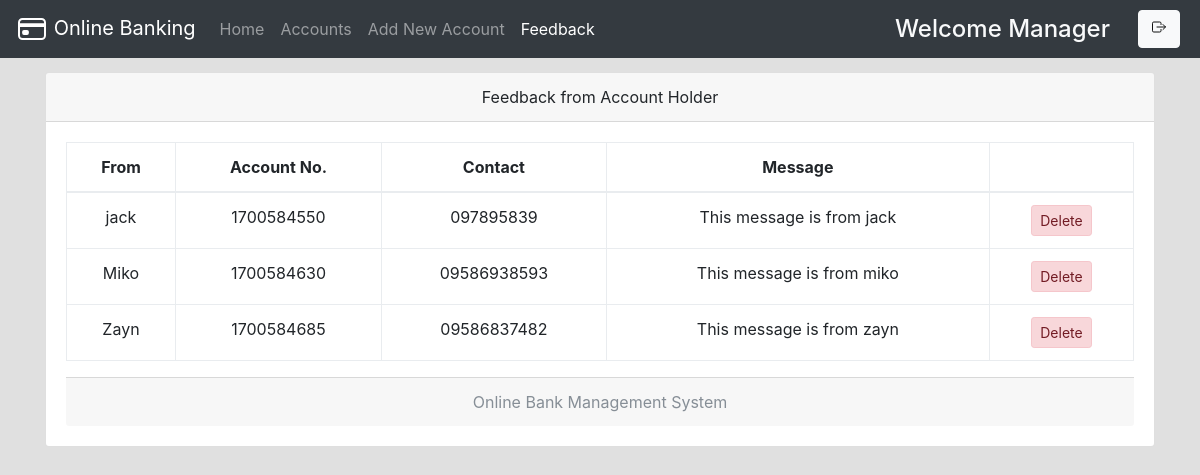
The app's page /mfeedback.php (signed in) with its own data.
### tables this page shows
CREATE TABLE `useraccounts` (
  `id` int(11) NOT NULL,
  `is_first_login` tinyint(1) NOT NULL DEFAULT 1,
  `email` text NOT NULL,
  `password` text NOT NULL,
  `name` varchar(111) NOT NULL,
  `balance` varchar(111) NOT NULL,
  `nic` varchar(111) NOT NULL,
  `number` varchar(111) NOT NULL,
  `city` varchar(111) NOT NULL,
  `address` varchar(111) NOT NULL,
  `source` varchar(111) NOT NULL,
  `accountNo` varchar(111) NOT NULL,
  `branch` varchar(111) NOT NULL,
  `accountType` varchar(111) NOT NULL,
  `date` timestamp NOT NULL DEFAULT current_timestamp()
);

CREATE TABLE `feedback` (
  `feedbackId` int(11) NOT NULL,
  `message` text NOT NULL,
  `userId` double NOT NULL,
  `date` timestamp NOT NULL DEFAULT current_timestamp()
);

### mfeedback.php (the view, shortened to what this page needs)
<!DOCTYPE html>
<html>
<head>
  <?php require 'assets/autoloader.php'; ?>
  <?php require 'assets/function.php'; ?>
</head>
<body style="background:#e0e0e0;background-size: 100%">
<nav class="navbar navbar-expand-lg navbar-dark bg-dark fixed-top">
    <a class="navbar-brand" href="#">
        <ion-icon name="card-outline" class="d-inline-block align-top" size="large"></ion-icon>
        Online Banking
    </a>
  <div class="collapse navbar-collapse" id="navbarSupportedContent">
    <ul class="navbar-nav mr-auto">
      <li class="nav-item ">
        <a class="nav-link " href="mindex.php">Home <span class="sr-only">(current)</span></a>
      </li>
      <li class="nav-item ">  <a class="nav-link" href="maccounts.php">Accounts</a></li>
      <li class="nav-item ">  <a class="nav-link" href="maddnew.php">Add New Account</a></li>
      <li class="nav-item active">  <a class="nav-link" href="mfeedback.php">Feedback</a></li>
    </ul>
    <?php include 'msideButton.php'; ?>
  </div>
</nav><br><br><br>
<div class="container">
<div class="card w-100 text-center">
  <div class="card-header">
    Feedback from Account Holder
  </div>
  <div class="card-body">
   <table class="table table-bordered table-borderless">
  <thead>
    <tr>
      <th scope="col">From</th>
      <th scope="col">Account No.</th>
      <th scope="col">Contact</th>
      <th scope="col">Message</th>
      <th scope="col"></th>
    </tr>
  </thead>
  <tbody>
    <?php
      $array = $con->query("select * from useraccounts,feedback where useraccounts.id = feedback.userId");
      if ($array->num_rows > 0)
      {
        while ($row = $array->fetch_assoc())
        {
    ?>
      <tr>
        <td><?php echo $row['name'] ?></td>
        <td><?php echo $row['accountNo'] ?></td>
        <td><?php echo $row['number'] ?></td>
        <td><?php echo $row['message'] ?></td>
        <td>
          <a href="mfeedback.php?delete=<?php echo $row['feedbackId'] ?>" class='btn alert-danger btn-sm' data-toggle='tooltip' title="Delete this Message">Delete</a>
        </td>
      </tr>
    <?php
        }
      }
     ?>
  </tbody>
</table>
  <div class="card-footer text-muted">
      <?php echo bankName ?>
  </div>
</div>
</body>
</html>

### records on screen
useraccounts: name "jack", accountNo "1700584550", number "097895839", feedback.message "This message is from jack"
useraccounts: name "Miko", accountNo "1700584630", number "09586938593", feedback.message "This message is from miko"
useraccounts: name "Zayn", accountNo "1700584685", number "09586837482", feedback.message "This message is from zayn"

### other values on screen
bankName "Online Bank Management System"
